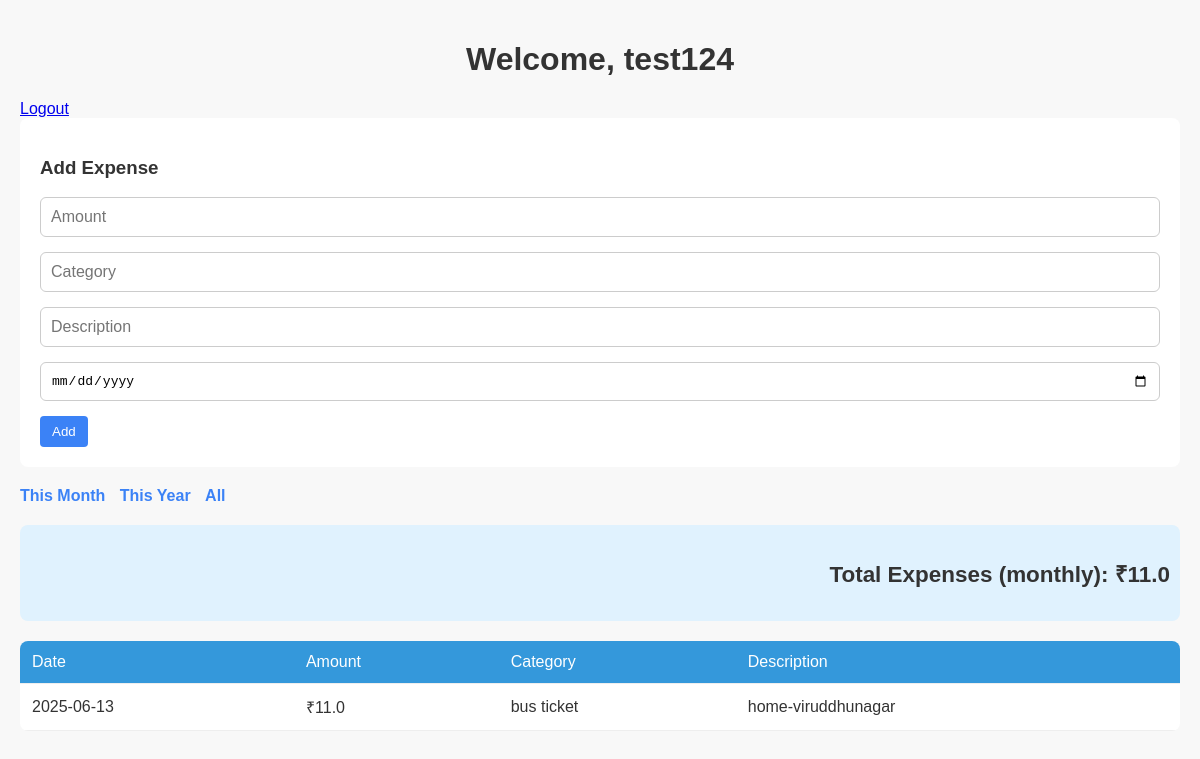
The page /dashboard?filter=monthly (signed in) on the database its author committed.
### app.py (models this page shows)
class User(UserMixin, db.Model):
    id = db.Column(db.Integer, primary_key=True)
    username = db.Column(db.String(80), unique=True, nullable=False)
    password = db.Column(db.String(120), nullable=False)

class Expense(db.Model):
    id = db.Column(db.Integer, primary_key=True)
    amount = db.Column(db.Float, nullable=False)
    category = db.Column(db.String(100))
    description = db.Column(db.String(200))
    date = db.Column(db.DateTime, default=datetime.utcnow)
    user_id = db.Column(db.Integer, db.ForeignKey('user.id'), nullable=False)

### app.py (the view, shortened to what this page needs)
@app.route('/dashboard', methods=['GET', 'POST'])
@login_required
def dashboard():
    filter_type = request.args.get('filter')
    query = Expense.query.filter_by(user_id=current_user.id)
    now = datetime.utcnow()
    if filter_type == 'monthly':
        query = query.filter(
            db.extract('month', Expense.date) == now.month,
            db.extract('year', Expense.date) == now.year
        )
    elif filter_type == 'yearly':
        query = query.filter(
            db.extract('year', Expense.date) == now.year
        )
    expenses = query.order_by(Expense.date.desc()).all()
    total_amount = sum(exp.amount for exp in expenses)
    return render_template(
        'dashboard.html',
        expenses=expenses,
        total_amount=total_amount,
        filter_type=filter_type
    )

### app.py (called while the page is built)
@login_manager.user_loader
def load_user(user_id):
    return User.query.get(int(user_id))

@app.before_request
def create_tables():
    db.create_all()

### templates/dashboard.html (shortened to what this page needs)
<!DOCTYPE html>
<html lang="en">
<head>
    <link rel="stylesheet" href="{{ url_for('static', filename='style.css') }}">
</head>
<body>
    <h1>Welcome, {{ current_user.username }}</h1>
    <a href="{{ url_for('logout') }}">Logout</a>
    <form method="POST">
        <h3>Add Expense</h3>
        <input type="number" step="0.01" name="amount" placeholder="Amount" required>
        <input type="text" name="category" placeholder="Category" required>
        <input type="text" name="description" placeholder="Description">
        <input type="date" name="date">
        <button type="submit">Add</button>
    </form>
    <div class="filter-buttons">
        <a href="{{ url_for('dashboard', filter='monthly') }}">This Month</a>
        <a href="{{ url_for('dashboard', filter='yearly') }}">This Year</a>
        <a href="{{ url_for('dashboard') }}">All</a>
    </div>
    <div class="total-box">
        <h3>Total Expenses ({{ filter_type if filter_type else 'all time' }}): ₹{{ total_amount }}</h3>
    </div>
    <table>
        <thead>
            <tr>
                <th>Date</th>
                <th>Amount</th>
                <th>Category</th>
                <th>Description</th>
            </tr>
        </thead>
        <tbody>
            {% for expense in expenses %}
            <tr>
                <td>{{ expense.date.strftime('%Y-%m-%d') }}</td>
                <td>₹{{ expense.amount }}</td>
                <td>{{ expense.category }}</td>
                <td>{{ expense.description }}</td>
            </tr>
            {% else %}
            <tr>
                <td colspan="4">No expenses found.</td>
            </tr>
            {% endfor %}
        </tbody>
    </table>
</body>
</html>

### static/style.css (style rules this page uses)
body { font-family: 'Segoe UI', Tahoma, Geneva, Verdana, sans-serif; background-color: #f4f6f8; margin: 0; padding: 0; color: #333; }
h1, h2 { color: #2c3e50; text-align: center; }
table { width: 100%; border-collapse: collapse; margin-top: 20px; }
th, td { padding: 12px 16px; border-bottom: 1px solid #e0e0e0; text-align: left; }
th { background-color: #3498db; color: white; font-weight: normal; }
.total-box { text-align: right; margin-top: 20px; font-size: 1.2em; font-weight: bold; color: #2c3e50; }
form input, form select, form textarea { width: 100%; padding: 10px; border: 1px solid #ccc; border-radius: 6px; box-sizing: border-box; font-size: 1em; margin-bottom: 15px; }

### templates/dashboard.html (style rules this page uses)
body { font-family: Arial, sans-serif; padding: 20px; background: #f8f8f8; }
h1, h3 { color: #333; }
form { background: #fff; padding: 20px; margin-bottom: 20px; border-radius: 8px; }
input, select { padding: 8px; margin-right: 10px; }
button { padding: 8px 12px; background-color: #3b82f6; color: white; border: none; border-radius: 4px; }
.filter-buttons a { margin-right: 10px; text-decoration: none; color: #3b82f6; font-weight: bold; }
table { width: 100%; border-collapse: collapse; background: #fff; border-radius: 8px; overflow: hidden; }
th, td { padding: 12px; border-bottom: 1px solid #eee; text-align: left; }
.total-box { background: #e0f2fe; padding: 10px; border-radius: 8px; margin-bottom: 20px; }

### rows shown on the page
User: username "test124"
Expense: date "2025-06-13", amount "11.0", category "bus ticket", description "home-viruddhunagar"

### other values the page prints
{{ filter_type if filter_type else 'all time' }} "monthly"
{{ total_amount }} "11.0"
